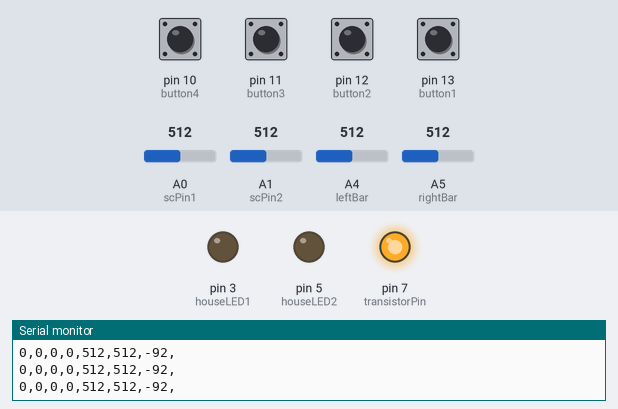
Bench run of a sketch on a simulated Arduino Uno, built with avr-gcc and run on an emulated ATmega328P. Shown: output pins drawn as LEDs (lit = HIGH), the last lines printed to the serial monitor. The test bench sets the inputs (shaded band); at power-on: pin 10 (button4), pin 11 (button3), pin 12 (button2), pin 13 (button1) LOW, A0 (scPin1) = 512, A4 (leftBar) = 512, A1 (scPin2) = 512, A5 (rightBar) = 512.

Above: at 1.2 s.
1.3 s: A0 (scPin1) set to 671
4.3 s: A0 (scPin1) set to 700
At 5.5 s:
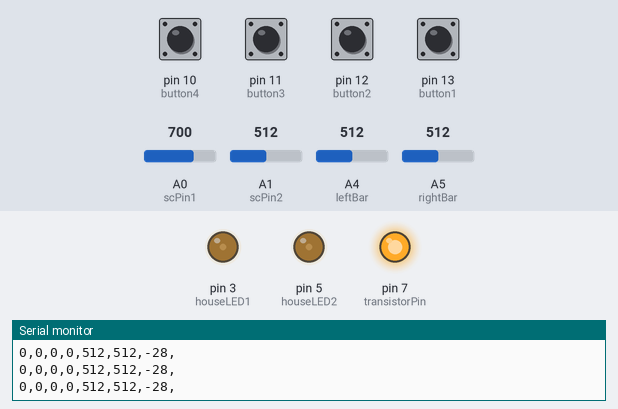
5.9 s: A4 (leftBar) set to 587
7.4 s: A4 (leftBar) set to 619
At 8.5 s:
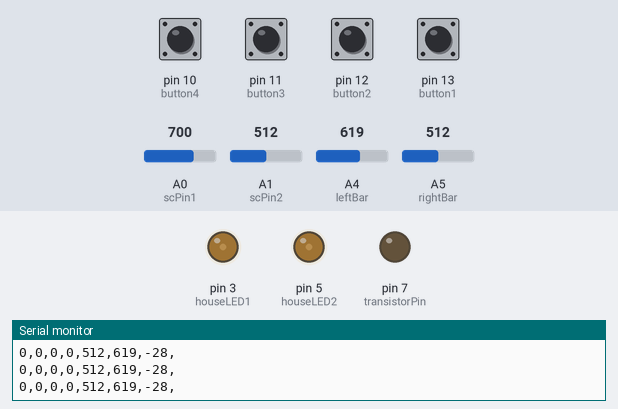
8.9 s: A1 (scPin2) set to 990
At 10.2 s:
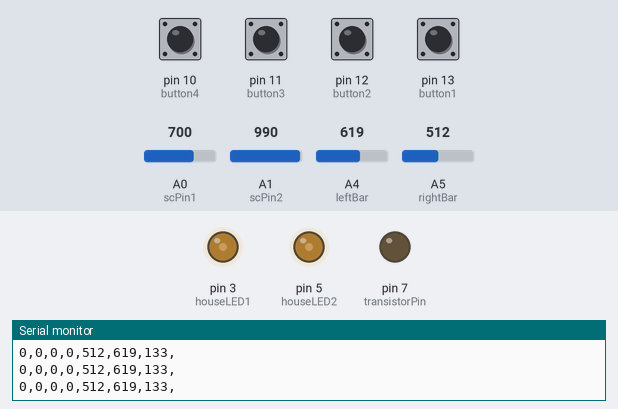
10.5 s: A1 (scPin2) set to 30
At 11.9 s:
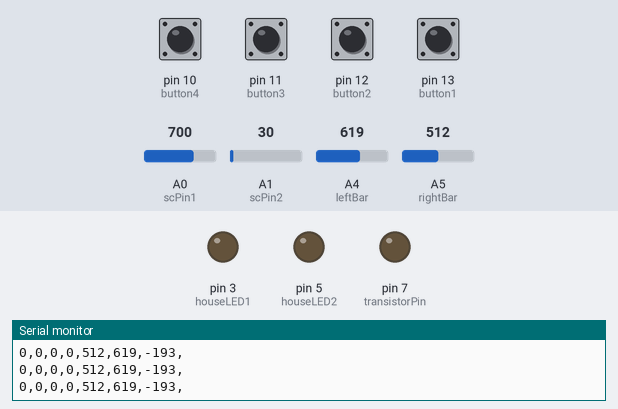
Timing chart, 0 to 13.1 s (numbered marks = the images above; inputs shaded):
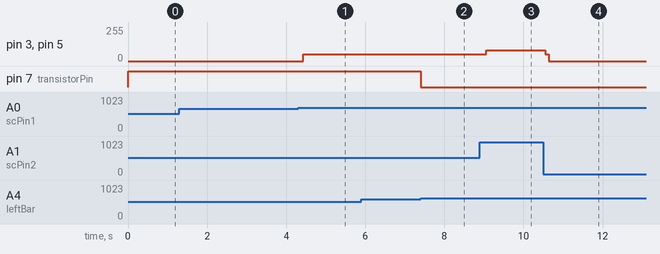

The sketch:

120918_Full_code_v1.ino
```cpp
//SUN control
const int transistorPin = 7;    // connected to the base of the transistor
const int leftBar = A4; // connected to the left switch for SUN
const int rightBar = A5; // connected to the right switch for SUN

//button pins
const int button1 = 13;
const int button2 = 12;
const int button3 = 11;
const int button4 = 10;

//house & solar cell pins
const int houseLED1 = 3;
const int houseLED2 = 5;
const int scPin1 = A0;
const int scPin2 = A1;

const int numReadings = 10;
int solareadings[numReadings];      // the readings from the analog input from solar cells
int readIndex = 0;              // the index of the current reading
int solarTotal = 0;                  // the running total
int solarSmooth = 0;                // the average smoothed by 10 measurements
//


void setup() {
  //configure the digital input:
  pinMode(button1, INPUT);
  pinMode(button2, INPUT);
  pinMode(button3, INPUT);
  pinMode(button4, INPUT);
  pinMode(transistorPin, OUTPUT);
  pinMode(houseLED1,OUTPUT);
  pinMode(houseLED2,OUTPUT);

  Serial.begin(9600);

  for (int thisReading = 0; thisReading < numReadings; thisReading++) {
    solareadings[thisReading] = 0;
  }
}

void loop() {

// Reading the buttons in order to change the page on iPad
      // read b1
      int button1Value = digitalRead(button1);
      Serial.print(button1Value);
      Serial.print(",");

      // read b2
      int button2Value = digitalRead(button2);
      Serial.print(button2Value);
      Serial.print(",");

      // read b3
      int button3Value = digitalRead(button3);
      Serial.print(button3Value);
      Serial.print(",");

      // read b4
      int button4Value = digitalRead(button4);
      Serial.print(button4Value);
      Serial.print(",");


 //SUN control with the left and right switches
        int leftSW = analogRead(leftBar);
        int rightSW = analogRead(rightBar);


        if (leftSW > 600){
          digitalWrite(transistorPin, LOW);
          //switch to starting page
        } else if (rightSW > 600){
          digitalWrite(transistorPin, LOW);
          //switch to battery page
        } else{
          digitalWrite(transistorPin, HIGH);
        }

        //  read the right switch location
        Serial.print(rightSW);
        Serial.print(",");

        //  read the left switch location
        Serial.print(leftSW);
        Serial.print(",");

///house LED and solar panel control
       int solar1 = analogRead(scPin1);
       int solar2 = analogRead(scPin2);
       int solarAvg = (solar1 + solar2)/2; // We need to find a way to average the data!!!

//////////solar measurement averaging over 10 readings///////////////
        solarTotal = solarTotal - solareadings[readIndex];
        solareadings[readIndex] = solarAvg;
        solarTotal = solarTotal + solareadings[readIndex];
        readIndex = readIndex + 1;
        if (readIndex >= numReadings) {
          // ...wrap around to the beginning:
          readIndex = 0;
        }
        // calculate the average:
        solarSmooth = solarTotal / numReadings;

       int mapSolar = map (solarSmooth, 650, 1023, 1, 255);

       Serial.print(mapSolar); // binary sent to the computer
       Serial.println(",");
       delay(1);
//////////////////////////////////////////////////////////////////////

//       int mapSolar = map (solarAvg, 650, 1023, 1, 255);
//       Serial.print(mapSolar); // ASCII sent to the computer
//       Serial.println(",");


    // Here you can add more lines for each condition in order to light up more LEDs in the house.
        if (solarAvg < 650) {
        analogWrite(houseLED1, 0);
         analogWrite(houseLED2, 0);}

        if (solarSmooth >= 600 && solarSmooth < 780) {
        analogWrite(houseLED1, 50);
        analogWrite(houseLED2, 50);}

        if (solarSmooth >= 780 && solarSmooth < 900) {
        analogWrite(houseLED1, 80);
        analogWrite(houseLED2, 80);}

        if (solarSmooth >= 920 && solarSmooth < 980) {
        analogWrite(houseLED1, 100);
        analogWrite(houseLED2, 100);}

        if (solarSmooth >= 980) {
        analogWrite(houseLED1, 254);
        analogWrite(houseLED2, 254);}
}
```

Measured:
- the behaviour switches between 687 and 688 on A0 (scPin1) (found by bisection; images 0 and 1)
- the behaviour switches between 600 and 601 on A4 (leftBar) (found by bisection; images 1 and 2)
- after the input at 4.3 s, pin 3 (houseLED1), pin 5 (houseLED2): 0/255 → 50/255 after 0.13 s
- after the input at 7.4 s, pin 7 (transistorPin): HIGH → LOW at once
- after the input at 8.9 s, pin 3 (houseLED1), pin 5 (houseLED2): 50/255 → 80/255 after 0.16 s
- after the input at 10.5 s, pin 3 (houseLED1), pin 5 (houseLED2): 80/255 → 50/255 after 0.05 s, → 0/255 0.09 s later
